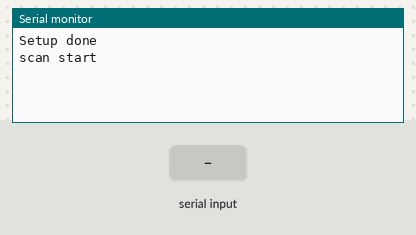
A sketch run on a simulated ESP8266 (NodeMCU). Shown: the last lines printed to the serial monitor. The test bench sets the inputs (shaded band). WiFi joins after 1.5 s; servers stay silent unless stated; a WiFi scan finds three made-up networks.

Above: at 1.3 s.
1.4 s: "1" received over Serial
At 3.5 s:
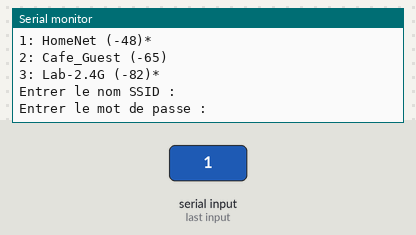
3.6 s: "0" received over Serial
At 7.5 s:
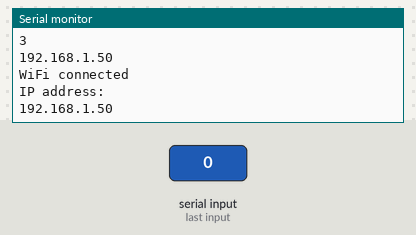
Timing chart, 0 to 9.0 s (numbered marks = the images above; inputs shaded):
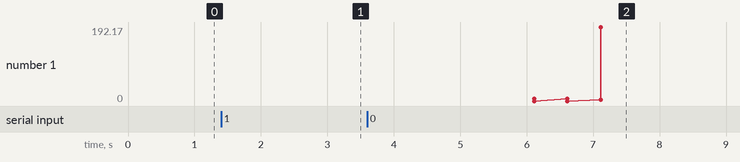

The sketch:

ExempleESP8266.ino
```cpp
#include <ESP8266WiFi.h>


void setup() {
  Serial.begin(115200);
  // Set WiFi to station mode and disconnect from an AP if it was previously connected
  WiFi.mode(WIFI_STA);
  WiFi.disconnect(); // delete old config
  delay(100);
  Serial.println("Setup done");
}

void loop() {
  Serial.println("scan start");
  // WiFi.scanNetworks will return the number of networks found
  int n = WiFi.scanNetworks();
  Serial.println("scan done");
  if (n == 0)
    Serial.println("no networks found");
  else
  {
    Serial.print(n);
    Serial.println(" networks found");
    for (int i = 0; i < n; ++i)
    {
      // Print SSID and RSSI for each network found
      Serial.print(i + 1);
      Serial.print(": ");
      Serial.print(WiFi.SSID(i));
      Serial.print(" (");
      Serial.print(WiFi.RSSI(i));
      Serial.print(")");
      Serial.println((WiFi.encryptionType(i) == ENC_TYPE_NONE)?" ":"*");
      delay(10);
    }
  }
  Serial.println();

  WiFi.disconnect(true); // delete old config

   Serial.println("Entrer le nom SSID :"); while (Serial.available()==0) delay(10);
    String str0 =Serial.readString();
    char ssid0[str0.length() + 1];
    str0.toCharArray(ssid0, str0.length()+1);


   Serial.println("Entrer le mot de passe :"); while (Serial.available()==0) delay(10);;
    String str1 =Serial.readString();
    char password0[str1.length() + 1];
    str1.toCharArray(password0, str1.length()+1);

   delay(1000);
   WiFi.begin(ssid0, password0);

  Serial.print( "Try to connect to SSID : ");Serial.print(ssid0); Serial.print( " :with: ");Serial.print(password0);


   while (WiFi.status() != WL_CONNECTED) {
    delay(500);
    //Serial.print(".");
    Serial.println(WiFi.status());
    Serial.println(WiFi.localIP());
  }


     Serial.println("WiFi connected");
     Serial.println("IP address: ");
     Serial.println(WiFi.localIP());


while(1)
  delay(1000);
}
```

Measured:
- after the input at 1.4 s, the serial monitor: prints a new line after 1.7 s (image 1)
- after the input at 3.6 s, the serial monitor: prints a new line after 2.0 s (image 2)
